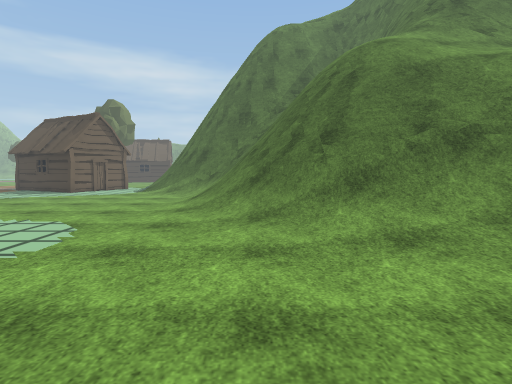
view 1 (above)

22 first-person views from a walk through a scene from a Unity 3-D project. The camera is 1.4 m above the floor, tilts 4° down and sees 80° across. The floor is counted in squares, 1 m on a side. Each view is taken from the middle of a square. On the plan, view 1 faces up. The plan holds only what a view shows up to about 14 squares ahead; the rest is blank. The place goes on beyond the plan. The player is left out. Some surface patterns are stand-ins.

view 2
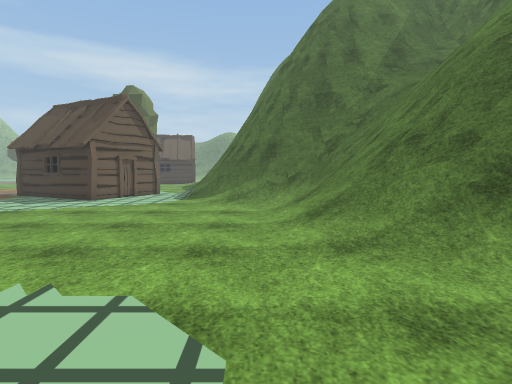

view 3
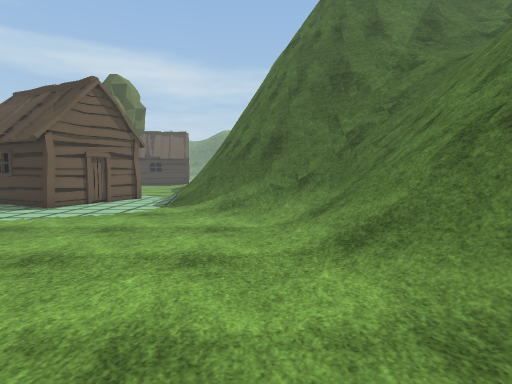

view 4
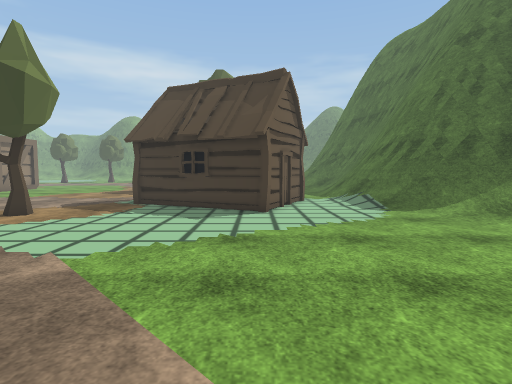

view 5
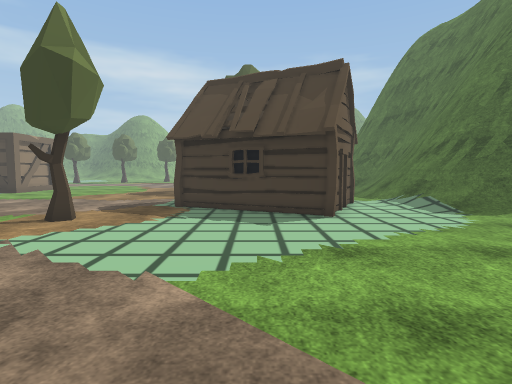

view 6
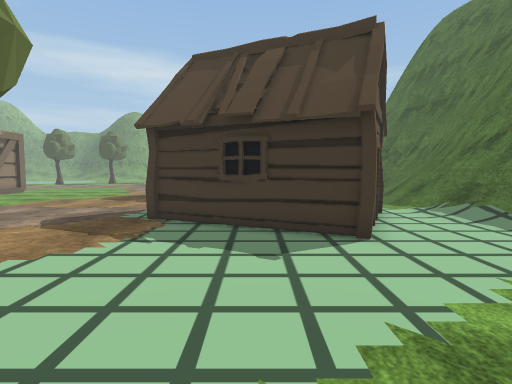

view 7
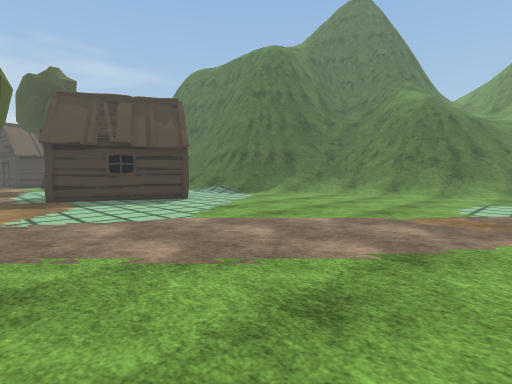

view 8
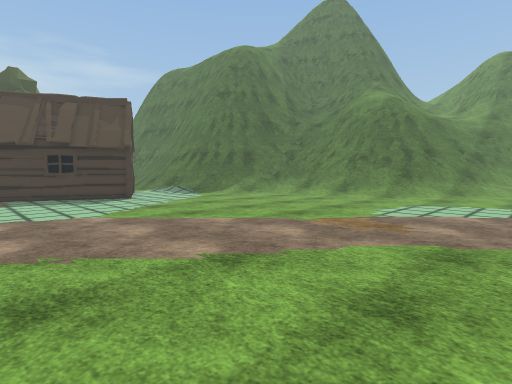

view 9
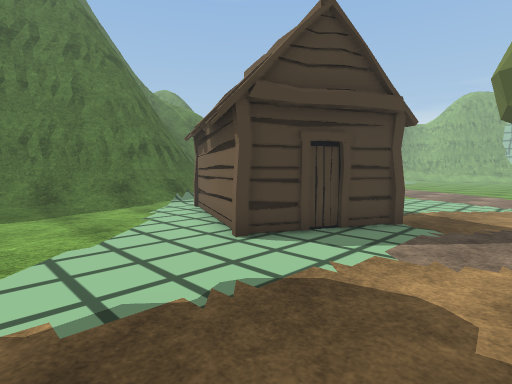

view 10
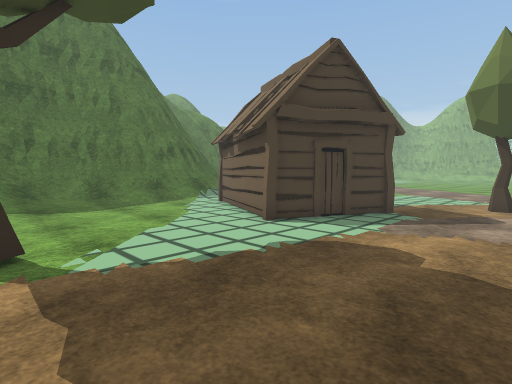

view 11
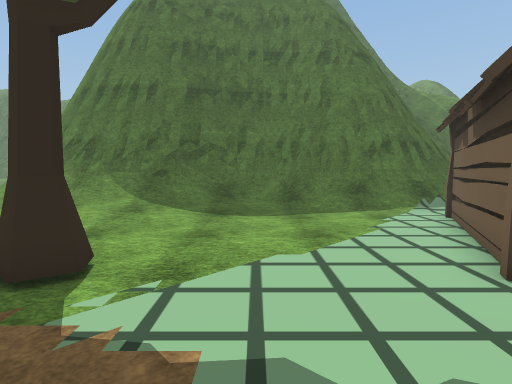

view 12
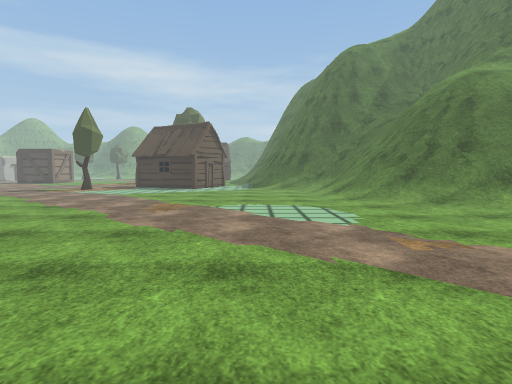

view 13
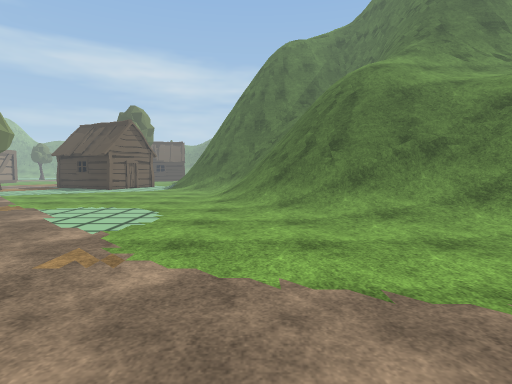

view 14
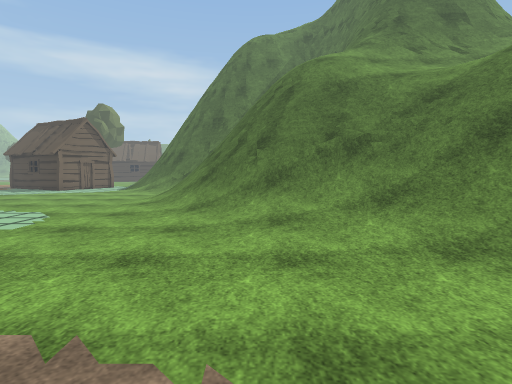

view 15
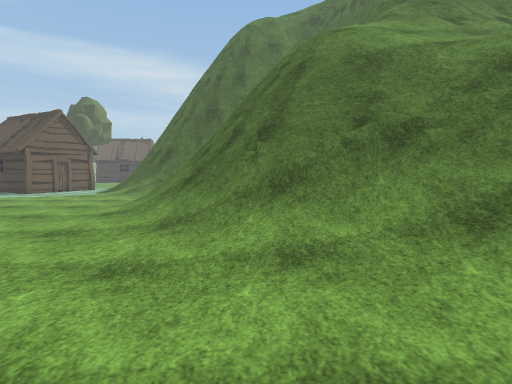

view 16
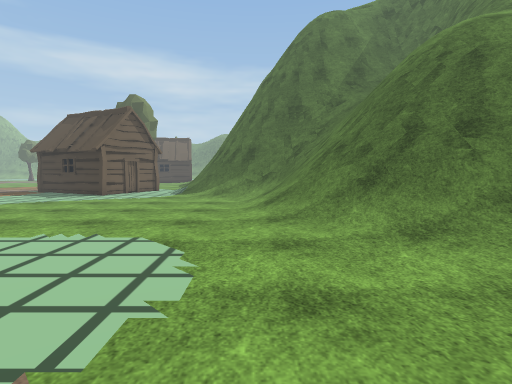

view 17
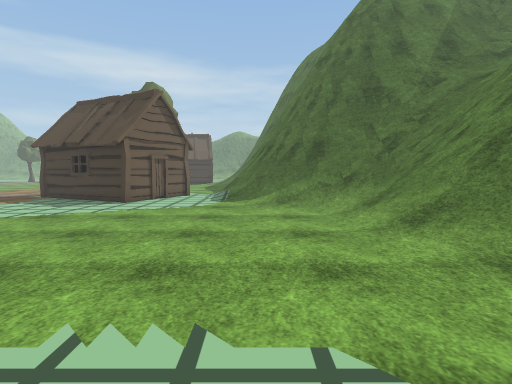

view 18
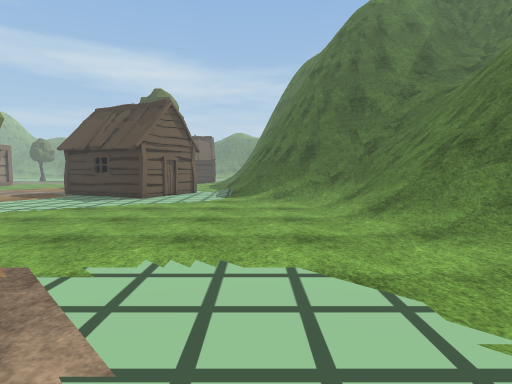

view 19
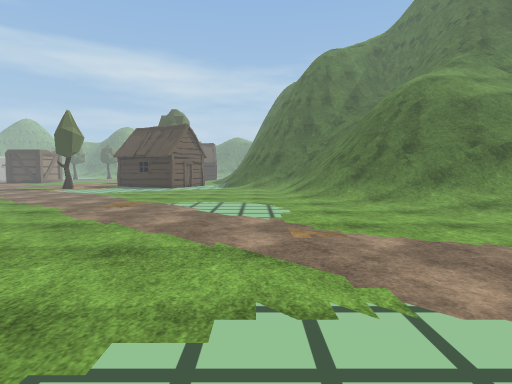

view 20
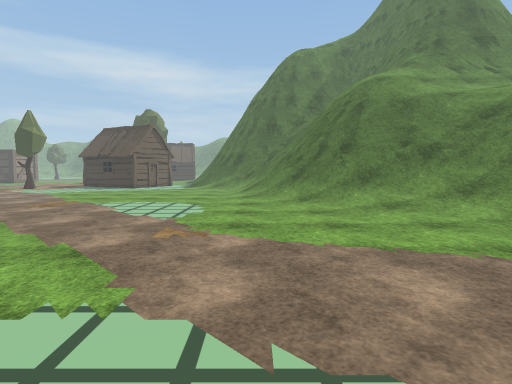

view 21
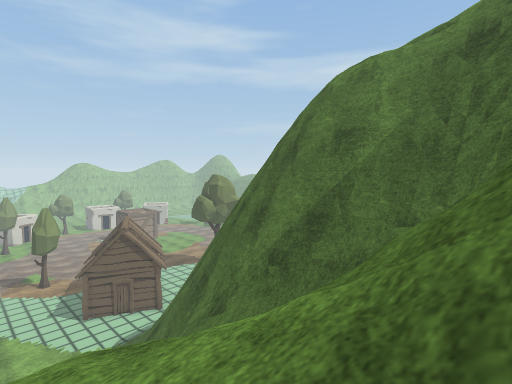

view 22
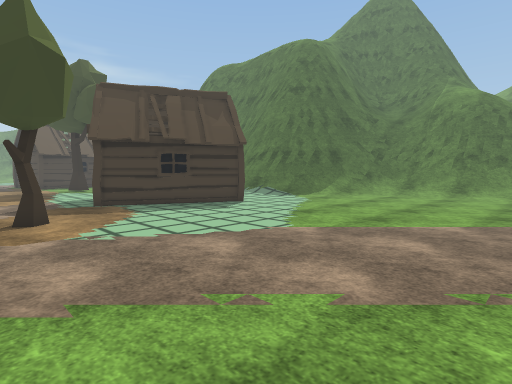

### Floor plan
Key: @ floor where view 1 was taken; # wall or solid block; . main floor; : floor 0.25 m higher than the main floor; / step, stairs or slope; = window, fence, low wall or low ledge; v drop or lower ground; H hut; T tree.
Columns run from 21 left of view 1 to 13 right of it. Each row starts with its distance up from view 1.
 32 . ....T....://##
 31  .....T....://=#
 30 ............:/=#
 29 .............//#
 28 .............//#
 27 .............//#
 26 ......H....../=#
 25 ......HHH..../=#
 24 .....H  HHH../=#
 23 .....H    HH./=##
 22 ....HH    H..//##       #####
 21 .....HHH  H..//=##  ######==#
 20 .......HHHH...//#####=#=#//=#
 19 .TT......H....///=###==////#
 18 ...............///#=#////  =#=
 17  ...............////#=//   =###
 16  .................///#v/  ////=#
 15 ..................//=#v///////=####
 14 ..................//=##v///////#===
 13 ..................///=#v//////////
 12 ...................//##v/////////
 11 ...................//###v///////
 10  ..................://=####////
  9 ....................///===#/////
  8  ....................///////////
  7   ....................//////////
  6  . ...................:////////
  5     ....................//////
  4    . ....................:///
  3         ..................///
  2          ................../
  1           .................
  0           ...........@....
 -1            .............
 -2             ............
 -3               ........
 -4               .
 -5                 .  .

Where each view was taken, in squares from view 1:
view 1: 0 up, 0 right, facing up
view 2: 5 up, 4 left, facing up
view 3: 8 up, 4 left, facing up
view 4: 9 up, 12 left, facing up
view 5: 10 up, 14 left, facing up
view 6: 13 up, 14 left, facing up
view 7: 6 up, 20 left, facing up-right
view 8: 4 up, 18 left, facing up-right
view 9: 30 up, 20 left, facing down-right
view 10: 32 up, 21 left, facing down-right
view 11: 29 up, 19 left, facing right
view 12: 4 down, 7 left, facing up
view 13: 3 down, 1 left, facing up
view 14: 2 down, 2 right, facing up
view 15: 1 up, 2 right, facing up
view 16: 2 up, 3 left, facing up
view 17: 6 up, 6 left, facing up
view 18: 4 up, 6 left, facing up
view 19: 5 down, 5 left, facing up
view 20: 5 down, 2 left, facing up
view 21: 14 up, 8 right, facing up-left
view 22: 9 up, 21 left, facing up-right
